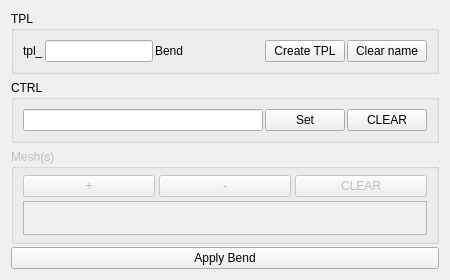
<?xml version="1.0" encoding="UTF-8"?>
<ui version="4.0">
 <class>ubiVis</class>
 <widget class="QWidget" name="ubiVis">
  <property name="geometry">
   <rect>
    <x>0</x>
    <y>0</y>
    <width>450</width>
    <height>280</height>
   </rect>
  </property>
  <property name="minimumSize">
   <size>
    <width>450</width>
    <height>220</height>
   </size>
  </property>
  <property name="maximumSize">
   <size>
    <width>16777215</width>
    <height>16777215</height>
   </size>
  </property>
  <property name="windowTitle">
   <string>Form</string>
  </property>
  <layout class="QVBoxLayout" name="verticalLayout">
   <item>
    <widget class="QGroupBox" name="groupBox_2">
     <property name="title">
      <string>TPL</string>
     </property>
     <layout class="QHBoxLayout" name="horizontalLayout_2">
      <property name="spacing">
       <number>2</number>
      </property>
      <item>
       <widget class="QLabel" name="lbl_tpl">
        <property name="text">
         <string>tpl_</string>
        </property>
       </widget>
      </item>
      <item>
       <widget class="QLineEdit" name="le_bendName"/>
      </item>
      <item>
       <widget class="QLabel" name="lbl_bend">
        <property name="text">
         <string>Bend</string>
        </property>
       </widget>
      </item>
      <item>
       <spacer name="horizontalSpacer">
        <property name="orientation">
         <enum>Qt::Horizontal</enum>
        </property>
        <property name="sizeHint" stdset="0">
         <size>
          <width>40</width>
          <height>20</height>
         </size>
        </property>
       </spacer>
      </item>
      <item>
       <widget class="QPushButton" name="btn_createTpl">
        <property name="minimumSize">
         <size>
          <width>40</width>
          <height>0</height>
         </size>
        </property>
        <property name="text">
         <string>Create TPL</string>
        </property>
       </widget>
      </item>
      <item>
       <widget class="QPushButton" name="btn_clearName">
        <property name="enabled">
         <bool>true</bool>
        </property>
        <property name="minimumSize">
         <size>
          <width>50</width>
          <height>0</height>
         </size>
        </property>
        <property name="text">
         <string>Clear name</string>
        </property>
       </widget>
      </item>
     </layout>
    </widget>
   </item>
   <item>
    <widget class="QGroupBox" name="groupBox_3">
     <property name="title">
      <string>CTRL</string>
     </property>
     <layout class="QHBoxLayout" name="horizontalLayout_3">
      <property name="spacing">
       <number>2</number>
      </property>
      <item>
       <widget class="QLineEdit" name="le_ctrlName">
        <property name="minimumSize">
         <size>
          <width>140</width>
          <height>0</height>
         </size>
        </property>
        <property name="readOnly">
         <bool>true</bool>
        </property>
       </widget>
      </item>
      <item>
       <widget class="QPushButton" name="btn_set">
        <property name="minimumSize">
         <size>
          <width>40</width>
          <height>0</height>
         </size>
        </property>
        <property name="text">
         <string>Set</string>
        </property>
       </widget>
      </item>
      <item>
       <widget class="QPushButton" name="btn_clearCtrl">
        <property name="enabled">
         <bool>true</bool>
        </property>
        <property name="minimumSize">
         <size>
          <width>50</width>
          <height>0</height>
         </size>
        </property>
        <property name="text">
         <string>CLEAR</string>
        </property>
       </widget>
      </item>
     </layout>
    </widget>
   </item>
   <item>
    <widget class="QGroupBox" name="gb_mesh">
     <property name="enabled">
      <bool>false</bool>
     </property>
     <property name="minimumSize">
      <size>
       <width>0</width>
       <height>95</height>
      </size>
     </property>
     <property name="title">
      <string>Mesh(s)</string>
     </property>
     <property name="checkable">
      <bool>false</bool>
     </property>
     <property name="checked">
      <bool>false</bool>
     </property>
     <layout class="QVBoxLayout" name="verticalLayout_4">
      <property name="spacing">
       <number>4</number>
      </property>
      <property name="topMargin">
       <number>6</number>
      </property>
      <property name="bottomMargin">
       <number>6</number>
      </property>
      <item>
       <layout class="QHBoxLayout" name="horizontalLayout">
        <item>
         <widget class="QPushButton" name="btn_add">
          <property name="text">
           <string>+</string>
          </property>
         </widget>
        </item>
        <item>
         <widget class="QPushButton" name="btn_remove">
          <property name="text">
           <string>-</string>
          </property>
         </widget>
        </item>
        <item>
         <widget class="QPushButton" name="btn_clear">
          <property name="text">
           <string>CLEAR</string>
          </property>
         </widget>
        </item>
       </layout>
      </item>
      <item>
       <widget class="QListWidget" name="listW_meshs">
        <property name="selectionMode">
         <enum>QAbstractItemView::ExtendedSelection</enum>
        </property>
       </widget>
      </item>
     </layout>
    </widget>
   </item>
   <item>
    <widget class="QPushButton" name="btn_applyBend">
     <property name="text">
      <string>Apply Bend</string>
     </property>
    </widget>
   </item>
  </layout>
 </widget>
 <resources/>
 <connections>
  <connection>
   <sender>btn_clear</sender>
   <signal>clicked()</signal>
   <receiver>listW_meshs</receiver>
   <slot>clear()</slot>
   <hints>
    <hint type="sourcelabel">
     <x>415</x>
     <y>155</y>
    </hint>
    <hint type="destinationlabel">
     <x>418</x>
     <y>208</y>
    </hint>
   </hints>
  </connection>
  <connection>
   <sender>btn_clearName</sender>
   <signal>clicked()</signal>
   <receiver>le_bendName</receiver>
   <slot>clear()</slot>
   <hints>
    <hint type="sourcelabel">
     <x>372</x>
     <y>44</y>
    </hint>
    <hint type="destinationlabel">
     <x>149</x>
     <y>52</y>
    </hint>
   </hints>
  </connection>
  <connection>
   <sender>btn_clearCtrl</sender>
   <signal>clicked()</signal>
   <receiver>le_ctrlName</receiver>
   <slot>clear()</slot>
   <hints>
    <hint type="sourcelabel">
     <x>382</x>
     <y>101</y>
    </hint>
    <hint type="destinationlabel">
     <x>237</x>
     <y>100</y>
    </hint>
   </hints>
  </connection>
  <connection>
   <sender>btn_clearCtrl</sender>
   <signal>clicked()</signal>
   <receiver>listW_meshs</receiver>
   <slot>clear()</slot>
   <hints>
    <hint type="sourcelabel">
     <x>420</x>
     <y>112</y>
    </hint>
    <hint type="destinationlabel">
     <x>256</x>
     <y>182</y>
    </hint>
   </hints>
  </connection>
 </connections>
</ui>
